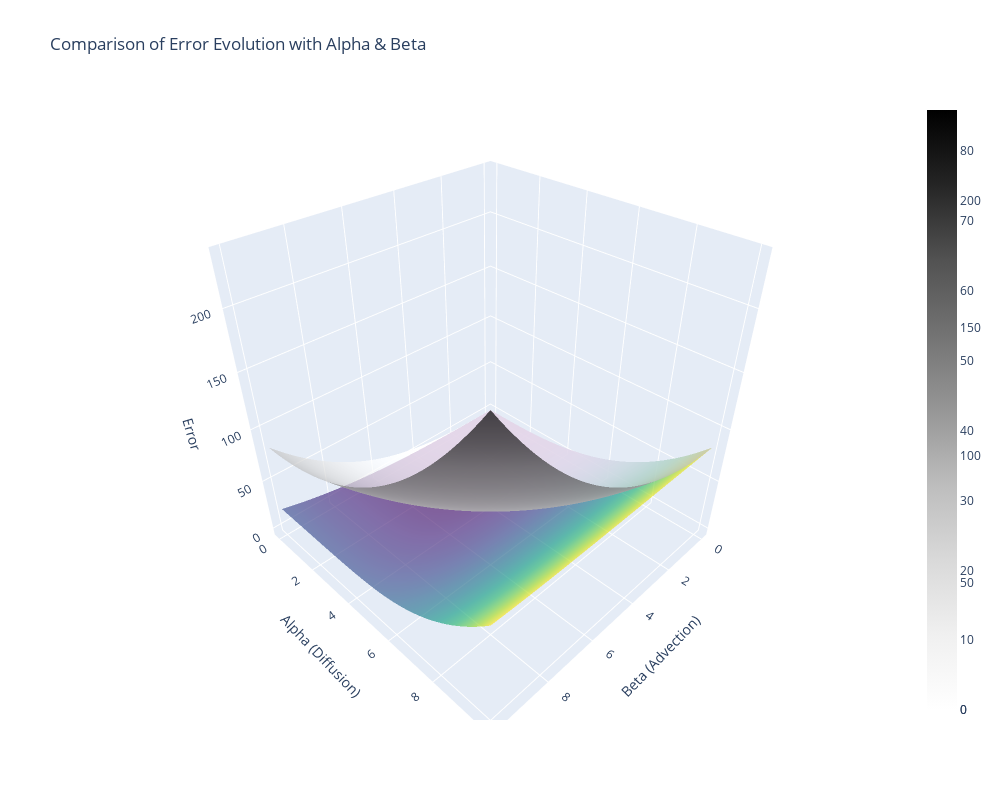

This figure's notebook cell:
### Code cell
fig = go.Figure()
fig.add_trace(go.Surface(z=ErrorADA, y=Alpha, x=Beta, colorscale='Viridis', opacity=0.7, name='ADA'))
#fig.add_trace(go.Surface(z=ErrorDAD, y=Alpha, x=Beta, colorscale='Cividis', opacity=0.7, name='DAD'))

# Add the second surface
fig.add_trace(go.Surface(z=Error2, y=Alpha, x=Beta, colorscale='Greys', opacity=0.7, name='No split'))
#fig.add_trace(go.Surface(z=Error1, y=Alpha, x=Beta, colorscale='Greys', opacity=0.7, name='DA'))
# Update layout for better visualization
fig.update_layout(
    title='Comparison of Error Evolution with Alpha & Beta',
    scene=dict(
        yaxis_title='Alpha (Diffusion)',
        xaxis_title='Beta (Advection)',
        zaxis_title='Error'
    ),
        autosize=True,
    height=800,  # Adjust height to make the view larger
    width=1000,  # Adjust width to make the view larger
)

# Show the interactive plot
fig.show()

### Figure 1 — Plotly figure (JSON) as saved in the notebook; plotly's stock layout.template omitted (floating-point values rounded to 4 significant figures; data arrays with more than 128 entries replaced by an {"elided": "..."} marker saying what was removed)
{"data": [{"colorscale": [[0, "#440154"], [0.1111, "#482878"], [0.2222, "#3e4989"], [0.3333, "#31688e"], [0.4444, "#26828e"], [0.5556, "#1f9e89"], [0.6667, "#35b779"], [0.7778, "#6ece58"], [0.8889, "#b5de2b"], [1, "#fde725"]], "name": "ADA", "opacity": 0.7, "type": "surface", "x": {"elided": "50x50 float values"}, "y": {"elided": "50x50 float values"}, "z": {"elided": "50x50 float values"}}, {"colorscale": [[0, "rgb(255,255,255)"], [0.125, "rgb(240,240,240)"], [0.25, "rgb(217,217,217)"], [0.375, "rgb(189,189,189)"], [0.5, "rgb(150,150,150)"], [0.625, "rgb(115,115,115)"], [0.75, "rgb(82,82,82)"], [0.875, "rgb(37,37,37)"], [1, "rgb(0,0,0)"]], "name": "No split", "opacity": 0.7, "type": "surface", "x": {"elided": "50x50 float values"}, "y": {"elided": "50x50 float values"}, "z": {"elided": "50x50 float values"}}], "layout": {"autosize": true, "height": 800, "scene": {"xaxis": {"title": {"text": "Beta (Advection)"}}, "yaxis": {"title": {"text": "Alpha (Diffusion)"}}, "zaxis": {"title": {"text": "Error"}}}, "title": {"text": "Comparison of Error Evolution with Alpha & Beta"}, "width": 1000}}
